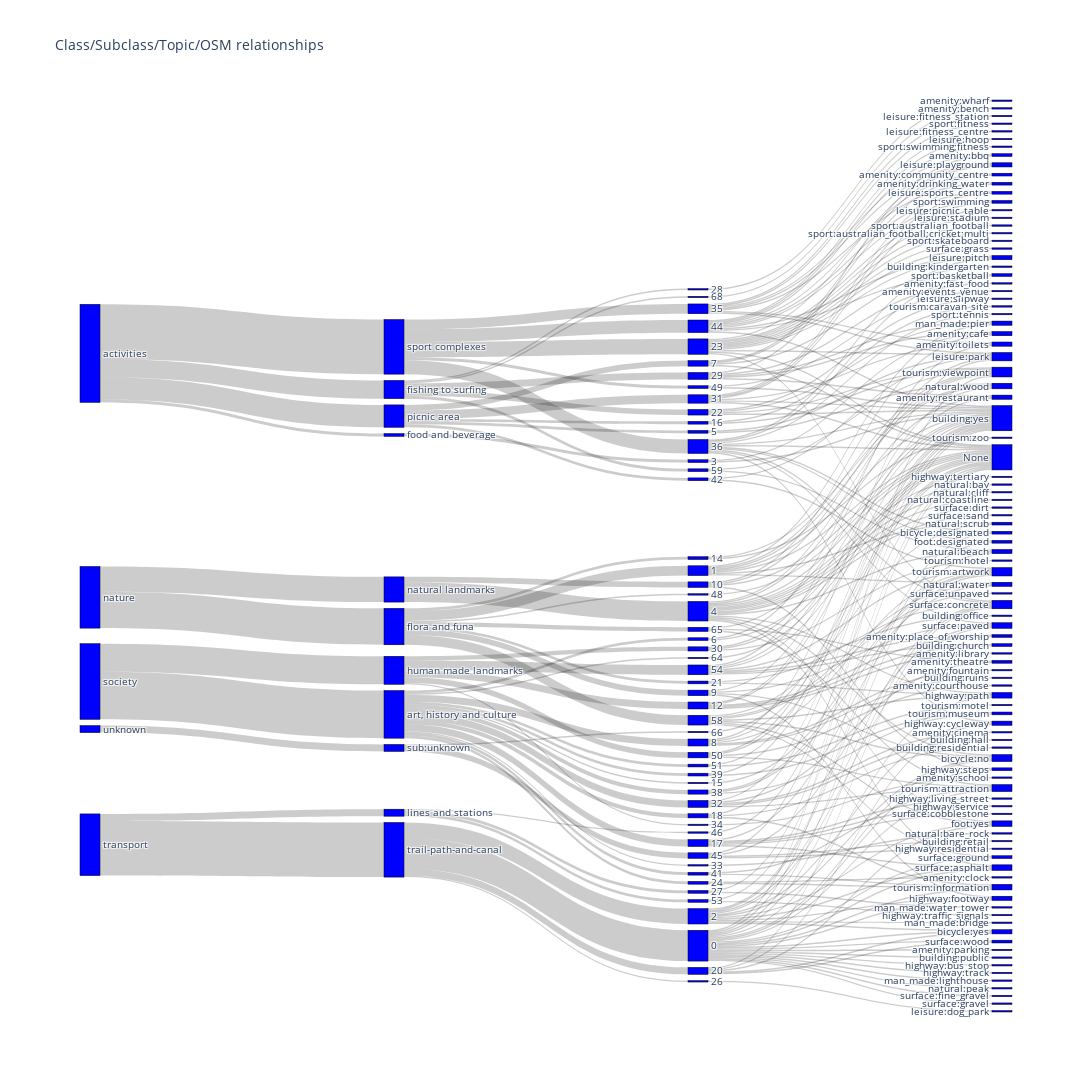

The notebook cell this image was saved under:
### Markdown cell above
### Finding Associations Between Class/Subclasses/Topics and the OSM key and Values

### Code cell
import plotly.graph_objects as go

fig = go.Figure(data=[go.Sankey(
    node = dict(
      pad = 15,
      thickness = 20,
      line = dict(color = "black", width = 0.5),
      label = labels,
      color = "blue"
    ),
    link = dict(
      source = source,
      target = target,
      value = value
  ))])

fig.update_layout(title_text="Class/Subclass/Topic/OSM relationships", font_size=10, width=1200, height=2000)
fig.show()
fig.write_html("outputs/figure/class-subclass-topic-osm-sankeychart.html")

### Figure 1 — Plotly figure (JSON) as saved in the notebook; plotly's stock layout.template omitted (floating-point values rounded to 4 significant figures; data arrays with more than 128 entries replaced by an {"elided": "..."} marker saying what was removed)
{"data": [{"link": {"source": {"elided": "280 int values"}, "target": {"elided": "280 int values"}, "value": {"elided": "280 int values"}}, "node": {"color": "blue", "label": {"elided": "166 str values"}, "line": {"color": "black", "width": 0.5}, "pad": 15, "thickness": 20}, "type": "sankey"}], "layout": {"font": {"size": 10}, "height": 2000, "title": {"text": "Class/Subclass/Topic/OSM relationships"}, "width": 1200}}
